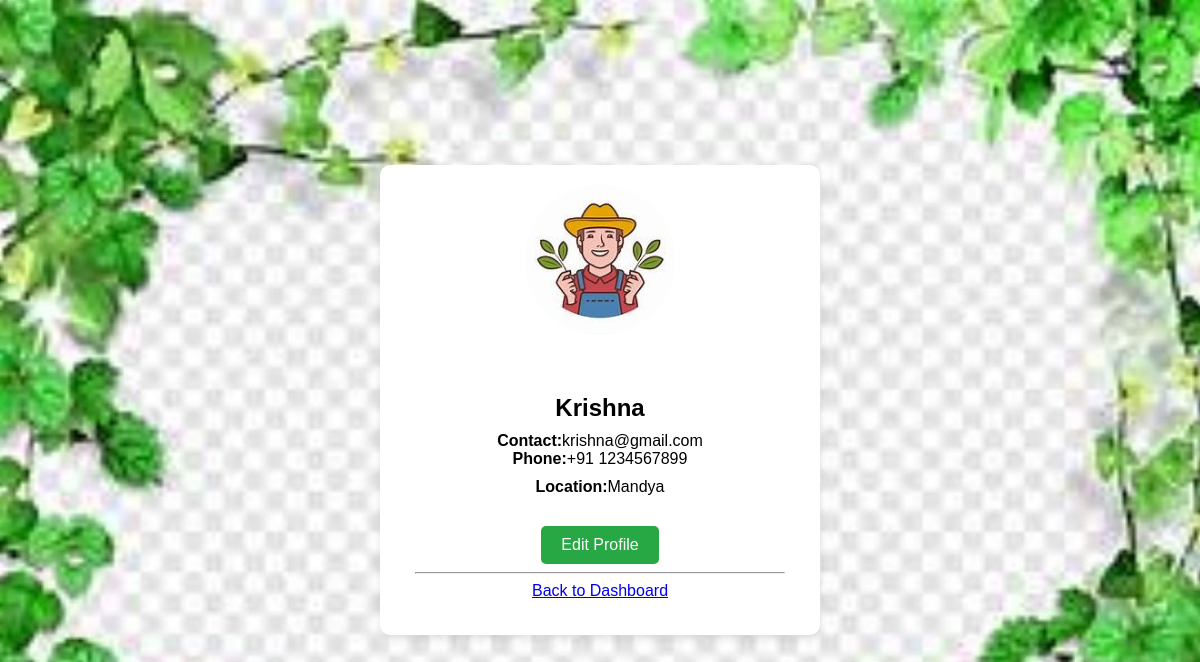
/farmers/profile/1/, run on the app's committed database.
### farmers/models/farmers.py (models this page shows, shortened)
class Farmer(models.Model):
    user = models.OneToOneField(User, on_delete=models.CASCADE, related_name='farmerprofile')
    name = models.CharField(max_length=50)
    email = models.EmailField(unique=True)
    password = models.CharField(max_length=500)
    phone = models.CharField(max_length=15)
    location = models.CharField(max_length=50, null=True, blank=True)
    image = models.ImageField(upload_to='uploads/farmers/', null=True, blank=True)
    quantity = models.PositiveIntegerField(default=0)  # Quantity available for sale by farmer

### farmers/views.py (the view)
# urls.py: path('profile/<int:id>/',farmer_profile, name='farmer_profile'),
def farmer_profile(request,id):
    try:
            farmer = get_object_or_404(Farmer, id=id)
    except Farmer.DoesNotExist:
            farmer = None
            return redirect('login')
    return render(request, 'farmer_profile.html', {'farmer': farmer})

### farmers/templates/farmer_profile.html (shortened to what this page needs)
{% load static %}
<!DOCTYPE html>
<html lang="en">
<head>
</head>
<body>
    <div class="profile-container">
        <div class="profile-card">
            <div class="profile-image">
                {% if farmer.profile_picture %}
                    <img src="{{ farmer.image.url }}" alt="{{ farmer.name }}">
                {% else %}
                    <img src="{% static 'images/default-profile-image.jpg' %}" alt="Default Profile">
                {% endif %}
            </div>
            <div class="profile-details">
                <h2 class="farmer-name">{{farmer.name}}</h2>
                <p class="contact-details">
                    <strong>Contact:</strong>{{farmer.email}}<br>
                    <strong>Phone:</strong>+91 {{farmer.phone}}
                </p>
                <p class="location">
                    <strong>Location:</strong>{{farmer.location}}
                </p>
                <a href="{% url 'edit_farmer_profile' id=farmer.id %}">
                    <button class="edit-button">Edit Profile</button>
                </a>
                <hr>
                <a href="{% url 'farmer_dashboard' id=farmer.id %}" class="back-link">Back to Dashboard</a>
            </div>
        </div>
    </div>
</body>
</html>

### data on the page
Farmer: name "Krishna", email "krishna@gmail.com", phone "1234567899", location "Mandya"
